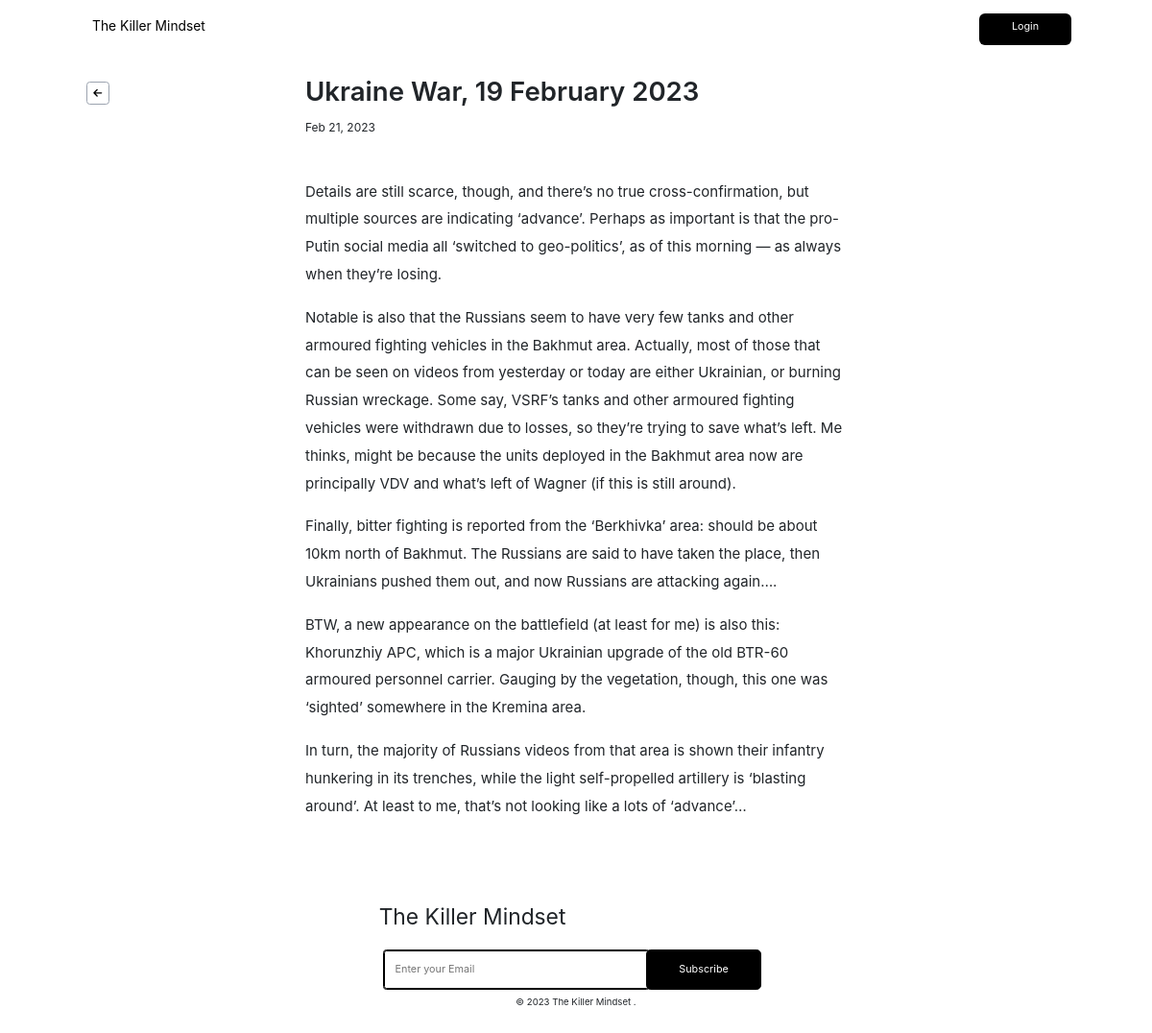
/ukraine-war-19-february-2023/, run on the app's committed database.
### core/models.py (models this page shows, shortened)
class MailMessage(models.Model):
    title = models.CharField(max_length=100, null=True)
    first_para = models.TextField(null=True)
    second_para = models.TextField(null=True, blank=True)
    third_para = models.TextField(null=True, blank=True)
    fourth_para = models.TextField(null=True, blank=True)
    fifth_para = models.TextField(null=True, blank=True)
    image = models.ImageField(upload_to='uploads/', blank=True, null=True)
    slug = models.SlugField(max_length=255, allow_unicode=True, blank=True)
    date = models.DateTimeField(auto_now_add=True)
    class Meta:
        verbose_name_plural = 'Message'
        ordering = ['-date']

### core/views.py (the view, shortened to what this page needs)
# urls.py: path('<slug:slug>/', detailPage, name='detail'),
def detailPage(request, slug):
    form = EmailForm(request.POST)
    post = get_object_or_404(MailMessage, slug=slug)
    return render(request, "core/detail.html", { 'post': post, 'form': form})

### core/forms.py
class EmailForm(forms.ModelForm):
    class Meta:
        model = UserEmail
        fields = ['email', ]
        widgets = {
            'email': EmailInput(attrs={
                'class': "home__input1",
                'placeholder': 'Enter your Email',
                'required': 'False'
                })
        }
        labels = {
            "email": "",
        }

### core/templates/core/detail.html
{% extends "core/base.html" %}
{% block content %}
<div class="detail__div1">
  <div class="detail__div2">
    <div class="detail__div001">
      <a style="text-decoration: none; color: #000;" href="{% url 'frontpage' %}">
        <div class="detail__div3">
            <svg
              xmlns="http://www.w3.org/2000/svg"
              fill="none"
              viewBox="0 0 24 24"
              stroke-width="2"
              stroke="currentColor"
              aria-hidden="true"
              class="h-5 w-5 text-gray-400 detail__svg"
            >
              <path
                stroke-linecap="round"
                stroke-linejoin="round"
                d="M11 17l-5-5m0 0l5-5m-5 5h12"
              ></path>
            </svg>
          </div>
      </a>
      <div class="detail__div4">
        <p>{{ post.title }}</p>
        <p>{{ post.date|date:'M d, Y' }}</p>
      </div>
    </div>
    <div class="detail__div5">
      <p>
        {{ post.first_para }}
      </p>
      <p>
        {{ post.second_para }}
      </p>
      <p>
        {{ post.third_para }}
      </p>
      <p>
        {{ post.fourth_para }}
      </p>
      <p>
        {{ post.fifth_para }}
      </p>
    </div>
  </div>
</div>
{% include "core/footer.html" %}
{% endblock content %}

### static/styles/index.css (style rules this page uses)
* { margin: 0; padding: 0; box-sizing: border-box; }
body { font-family: "Roboto", sans-serif; background-color: #fff; color: #000; overflow-x: hidden; width: 100%; height: 100%; }
.home__input1 { border: 0.01vw solid #000; padding: 0.9vw; width: 23vw; outline: 0.01vw solid #000; border-radius: 0.2vw; font-size: 0.9vw; }
.detail__div1 { margin-left: 7.5vw; margin-right: 7.5vw; margin-top: 3vw; }
.detail__svg { height: 1.3vw; margin-left: auto; margin-right: auto; display: flex; margin-top: 0.3vw; }
.detail__div001 { display: flex; }
.detail__div3 { border: 0.01vw solid rgb(156 163 175); height: 2vw; width: 2vw; border-radius: 0.3vw; cursor: pointer; }
.detail__div4 { margin-left: 17vw; margin-top: -0.8vw; }
.detail__div4 p:nth-child(1) { font-size: 2.3vw; font-weight: 600; }
.detail__div4 p:nth-child(2) { font-size: 1vw; line-height: 0.1vw; }
.detail__div5 { margin-top: 3vw; width: 47vw; margin-left: 19vw; margin-bottom: 7vw; font-size: 1.25vw; line-height: 2.4vw; }

### data on the page
MailMessage: title "Ukraine War, 19 February 2023", date "Feb 21, 2023", first_para "Details are still scarce, though, and there’s no true cross-confirmation, but multiple sources are indicating ‘advance’. Perhaps as important is that the pro-Putin social media all ‘switched to geo-politics’, as of this morning — as always when they’re losing.", second_para "Notable is also that the Russians seem to have very few tanks and other armoured fighting vehicles in the Bakhmut area. Actually, most of those that can be seen on videos from yesterday or today are either Ukrainian, or burning Russian wreckage. Some say, VSRF’s tanks and other armoured fighting vehicles were withdrawn due to losses, so they’re trying to save what’s left. Me thinks, might be because the units deployed in the Bakhmut area now are principally VDV and what’s left of Wagner (if this is still around).", third_para "Finally, bitter fighting is reported from the ‘Berkhivka’ area: should be about 10km north of Bakhmut. The Russians are said to have taken the place, then Ukrainians pushed them out, and now Russians are attacking again….", fourth_para "BTW, a new appearance on the battlefield (at least for me) is also this: Khorunzhiy APC, which is a major Ukrainian upgrade of the old BTR-60 armoured personnel carrier. Gauging by the vegetation, though, this one was ‘sighted’ somewhere in the Kremina area.", fifth_para "In turn, the majority of Russians videos from that area is shown their infantry hunkering in its trenches, while the light self-propelled artillery is ‘blasting around’. At least to me, that’s not looking like a lots of ‘advance’…"
